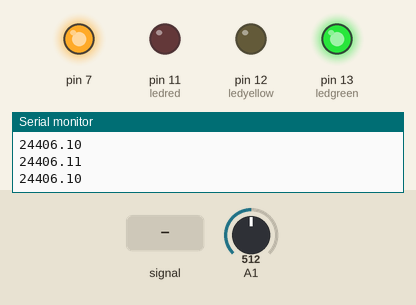
This sketch was run on a simulated Arduino Uno, built with avr-gcc and run on an emulated ATmega328P. Shown: output pins drawn as LEDs (lit = HIGH), the last lines printed to the serial monitor. The inputs (shaded band) are chosen by the test bench; at power-on: A1 = 512.

Above: at 1.2 s.
1.3 s: A1 fed a 2 Hz sine of ±306 counts around its level
At 2.6 s:
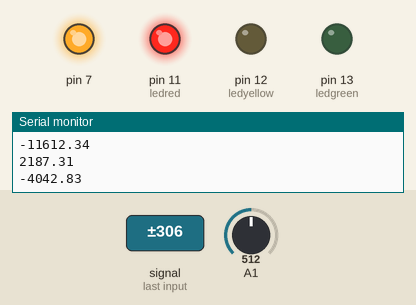
4.3 s: A1 set to 716
At 4.3 s:
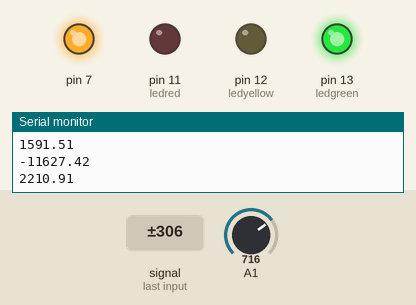
5.8 s: A1 set to 737
7.3 s: A1 set to 763
At 8.1 s:
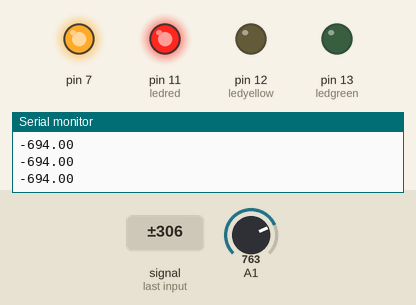
9.1 s: A1 set to 511
At 10.6 s:
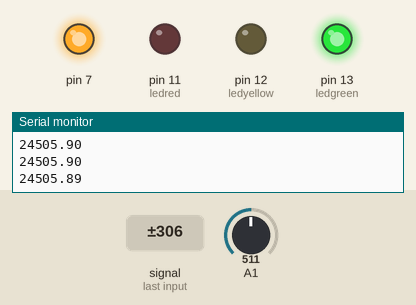
Timing chart, 0 to 11.7 s (numbered marks = the images above; inputs shaded):
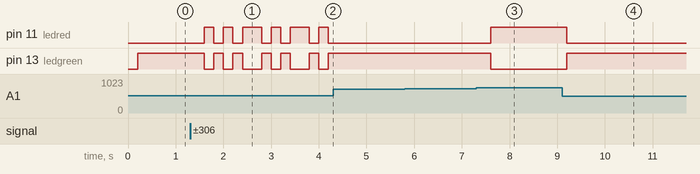

The sketch:

readTemps.ino
```cpp
#include <Wire.h>

unsigned long currentTime;
unsigned long loopTime;
float temperature=0;
float displayTemp=0;
float tempTotal=0;
float numberOfValues=0;

int ledgreen = 13;
int ledyellow = 12;
int ledred = 11;

void setup() {
Serial.begin(9600);
currentTime = millis();
  loopTime = currentTime;
  //initialize the pins as outputs
  pinMode(ledgreen, OUTPUT);
  pinMode(ledyellow, OUTPUT);
  pinMode(ledred, OUTPUT);
  pinMode(7,OUTPUT);
  digitalWrite(7,HIGH);
}


void loop() {
  currentTime = millis();
   temperature = getTemperature(); // read temperature
tempTotal=tempTotal+temperature;
numberOfValues = numberOfValues + 1;


  if(currentTime >= (loopTime + 200)){
  displayTemp=tempTotal/numberOfValues;

   // float temperature = getTemperature(); // read temperature
    Serial.println(displayTemp);
    tempTotal=0;
    numberOfValues=0;
    loopTime=currentTime;

    if (displayTemp>80){
      digitalWrite(ledgreen,HIGH);
      digitalWrite(ledred,LOW);
      digitalWrite(ledyellow,LOW);
    }
    else if (displayTemp>72) {
      digitalWrite(ledgreen,LOW);
      digitalWrite(ledred,LOW);
      digitalWrite(ledyellow,HIGH);
    }
    else {
      digitalWrite(ledgreen,LOW);
      digitalWrite(ledred,HIGH);
      digitalWrite(ledyellow,LOW);
    }


  }


}


float getTemperature() {
    int sensorValue = analogRead(A1);              // read voltage from analog pin 1
 int processedValue = 270-((sensorValue - 98)*100);
 // float voltage = sensorValue * (5.0/1023.0);    // convert sensor range of 0-1023 to Arduino voltage range of 0-5V
 // float temperature = (voltage * 19.96) - 26.75; // convert voltage to temperature
 // return temperature;                            // return temperature in Celsius


return processedValue;
}

// byte smiley[] = {B00000,B00000,B01010,B00000,B10001,B01110,B00000,B00000};
//temperature ranges externally
// 25 degrees Celsius is optimal for premature babies
// 18 degrees Celsius is realistic
//36.4 degreese celsius is hypothermia
//36.7 is good
//36.5 is okay
//if babies temperature drops one degree below 36.5 degrees baby loses 10% of engergy
```

Measured:
- the behaviour switches between 755 and 756 on A1 (found by bisection; images 2 and 3)
- after the input at 1.3 s, pin 11 (ledred): LOW → HIGH after 0.30 s, then repeats every 1.0 s: LOW 0.20 s, HIGH 0.20 s, LOW 0.20 s, HIGH 0.40 s; pin 13 (ledgreen): HIGH → LOW after 0.30 s, then repeats every 1.0 s: HIGH 0.20 s, LOW 0.20 s, HIGH 0.20 s, LOW 0.40 s
- after the input at 4.3 s, pin 11 (ledred): stops changing and stays LOW; pin 13 (ledgreen): stops changing and stays HIGH
- after the input at 7.3 s, pin 11 (ledred): LOW → HIGH after 0.30 s; pin 13 (ledgreen): HIGH → LOW after 0.30 s
- after the input at 9.1 s, pin 11 (ledred): HIGH → LOW after 0.10 s; pin 13 (ledgreen): LOW → HIGH after 0.10 s
